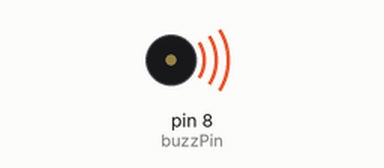
Bench run of a sketch on a simulated Arduino Uno, built with avr-gcc and run on an emulated ATmega328P. Parts: buzzer (waves = sounding).

Above: at 0.1 s.
Timing chart, 0 to 1.6 s (numbered marks = the images above):
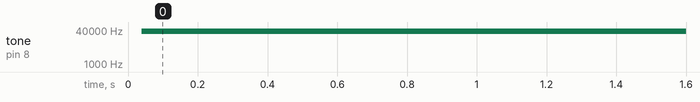

Measured:
- by itself, tone on pin 8 (buzzPin): silent → 34189 Hz at 0.04 s

The sketch:

passiveTest.ino
```cpp
int buzzPin=8;
int buzzTime=10;
void setup() {
  // put your setup code here, to run once:
  pinMode(buzzPin,OUTPUT);
}

void loop() {
  // put your main code here, to run repeatedly:
  digitalWrite(buzzPin,HIGH);
  delayMicroseconds(buzzTime);
  digitalWrite(buzzPin,LOW);
  delayMicroseconds(buzzTime);
}
```
